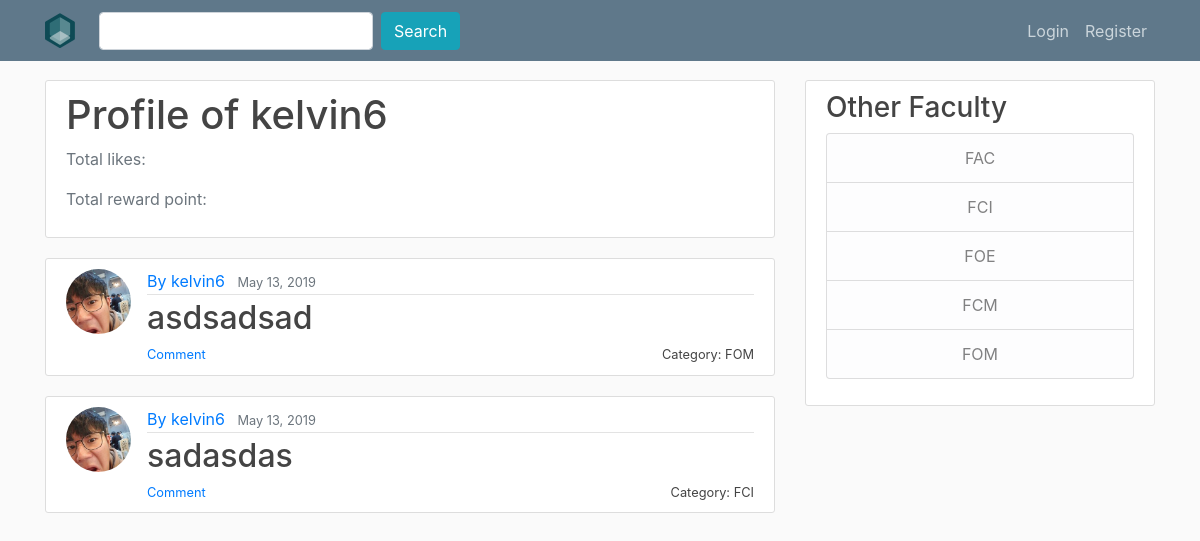
The page /user/kelvin6 on the database as committed earlier.
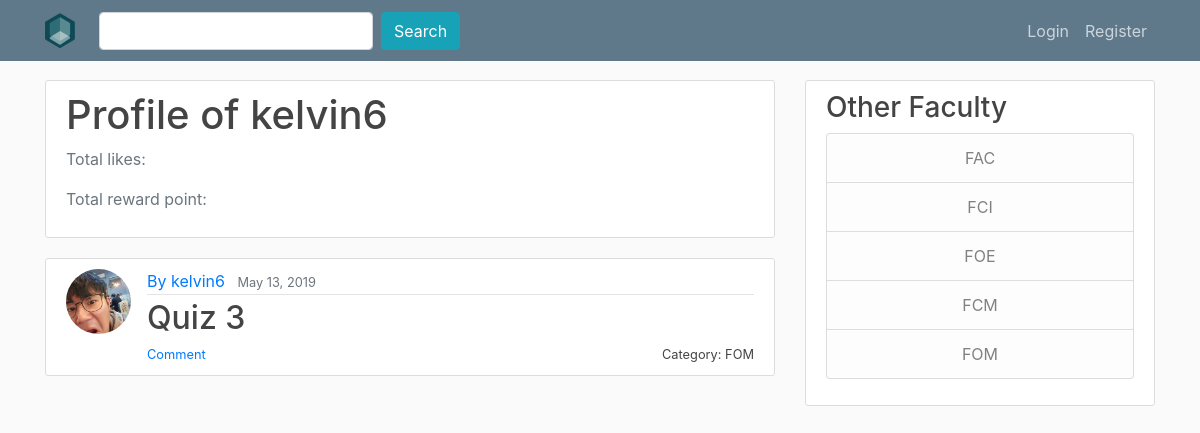
The same page on the database as committed later.
### QnA/models.py (models this page shows, shortened)
class question (models.Model):
    title = models.CharField(max_length=100) #use charfield to limit user input
    liked_by = models.ManyToManyField(User,related_name='liked_by_question',blank = True)
    like = models.IntegerField(default=0)
    content = models.TextField() #use TextField if there is no limit for the content
    image = models.ImageField(upload_to="image",blank=True)
    date_published = models.DateTimeField(default=timezone.now) #auto-select the current time
    category = models.ForeignKey(category,on_delete=models.CASCADE)
    author = models.ForeignKey(User, on_delete=models.CASCADE) #if the user is deleted the question will be deleted

class category (models.Model):
    category = models.CharField(max_length=100)
    slug = models.SlugField(max_length=100,unique=True)
    def __str__(self):
        return self.category

### users/models.py (models this page shows, shortened)
class Profile(models.Model):
    user = models.OneToOneField(User, on_delete=models.CASCADE)
    image = models.ImageField(default="default.png", upload_to="profile_pics")

### QnA/views.py (the view)
# urls.py: path('user/<str:username>', UserProfileView.as_view(), name='user-profile'),
class UserProfileView(ListView):
    model = question
    template_name = 'QnA/user_profile.html'
    context_object_name = 'question'
    paginate_by = 5
    def get_queryset(self):
        user = get_object_or_404(User, username=self.kwargs.get('username'))
        return question.objects.filter(author=user).order_by('-date_published')

### QnA/templates/QnA/user_profile.html (shortened to what this page needs)
{% extends "QnA/base.html" %}
{% block content%}
	<div class="content-section">
		<div class="media">
			<div class="media-body">
				<h2 class="account-heading">Profile of  {{ view.kwargs.username }}</h2>
				<p class="text-secondary">Total likes:{{ question.like.all }}</p>
				<p class="text-secondary">Total reward point:{{ reward.points }}</p>
			</div>
		</div>
	</div>
	{% for question in question %}
  <article class="media content-section">
    <img class="rounded-circle article-img" src="{{ question.author.profile.image.url }}">
    <div class="media-body">
      <div class="article-metadata">
        <a class="mr-2" href="{% url 'user-profile' question.author.username %}" >By {{ question.author }}</a>
        <small class="text-muted">{{ question.date_published|date:"F d, Y" }}</small>
      </div>
      <h2><a class="article-title" style="display : inline" href="{% url 'question-detail' question.pk %}" >{{ question.title }}</a></h2>
      <small class="article-title" style="float: right" >Category: {{ question.category }}</small>
      <small class="article-title" style="float: left" ><a href="{% url 'question-detail' question.pk %}">Comment</a></small>
    </div>
  </article>
	{% endfor %}
{% endblock content %}

Rows that differ between the two databases and show on the page:
removed question: author.profile.image (picture), author "kelvin6", date_published "May 13, 2019", title "sadasdas", category "FCI"
changed question "kelvin6": title "asdsadsad" → "Quiz 3"
